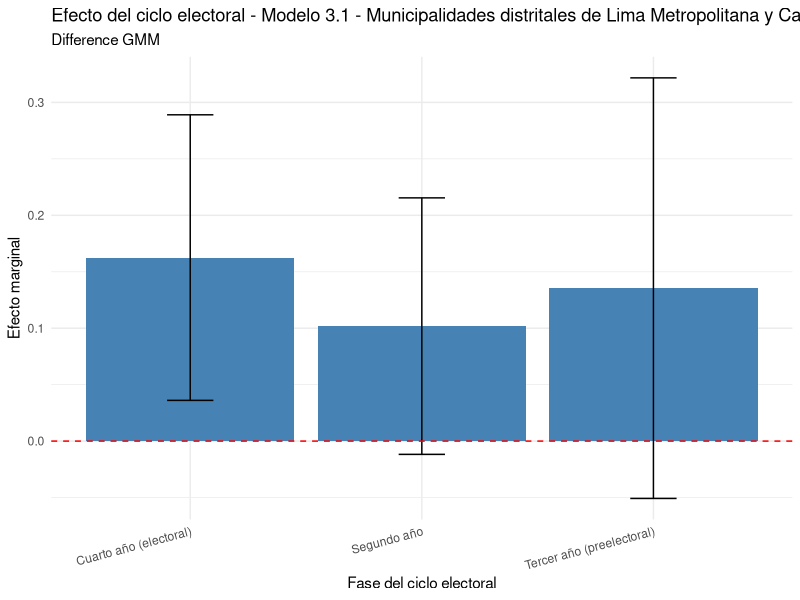
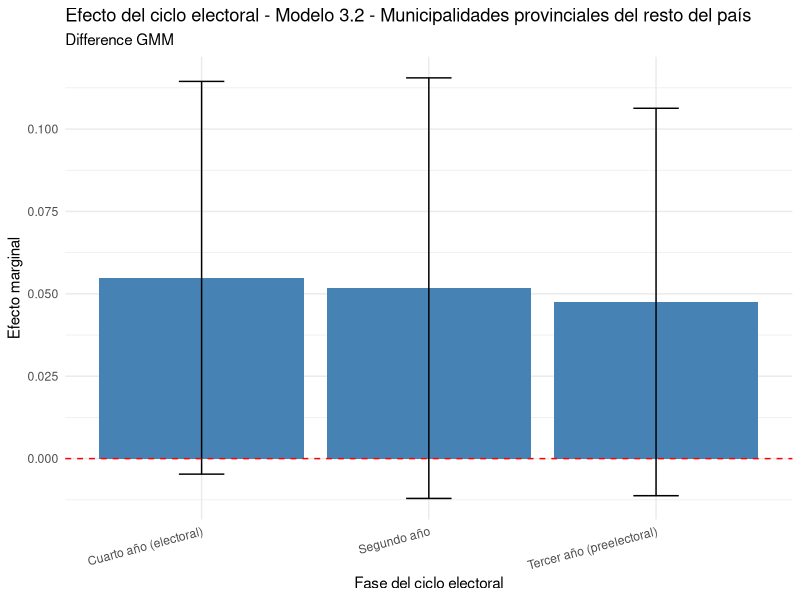
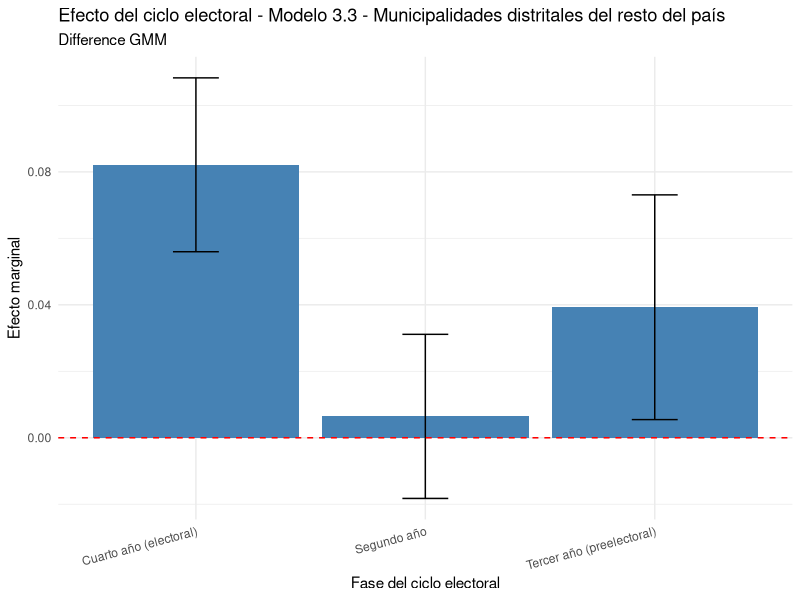

Source code (R) for these figures, in order:
# -----------------------------
# MODELO 3.1 - MUNICIPALIDADES LIMA-CALLAO
# MODELO 3.2 - MUNICIPALIDADES PROVINCIALES RESTO DEL PAÍS
# MODELO 3.3 - MUNICIPALIDADES PROVINCIALES RESTO DEL PAÍS
# -----------------------------
library(plm)
library(dplyr)
library(readxl)
library(ggplot2)

# Cargar datos
datos <- read_excel("Dataset_DISTRITAL.xlsx", sheet = "Hoja1")

# -----------------------------
# IDENTIFICAR TIPO DE MUNICIPALIDAD
# -----------------------------
datos <- datos %>%
  mutate(ES_PROVINCIAL = substr(UBIGEO, nchar(UBIGEO) - 1, nchar(UBIGEO)) == "01")

datos_lmc <- datos %>% filter(AREA_POLITICO_ADMINISTRATIVA == "1") %>% filter(!ES_PROVINCIAL)
datos_nolmc <- datos %>% filter(AREA_POLITICO_ADMINISTRATIVA == "0")

datos_provinciales <- datos_nolmc %>% filter(ES_PROVINCIAL)
datos_distritales   <- datos_nolmc %>% filter(!ES_PROVINCIAL)

cat("Municipalidades distritales de Lima y Callao:", n_distinct(datos_lmc$UBIGEO), "\n")
cat("Municipalidades provinciales resto del país:", n_distinct(datos_provinciales$UBIGEO), "\n")
cat("Municipalidades distritales resto del país:",   n_distinct(datos_distritales$UBIGEO), "\n")

# -----------------------------
# FUNCIÓN PARA ESTIMAR MODELO GMM POR TIPO
# -----------------------------
estimar_modelo_gmm <- function(datos_input, nombre_modelo, min_T = 4) {
  
  cat("\n==========================================\n")
  cat("ESTIMANDO:", nombre_modelo, "\n")
  cat("==========================================\n")
  
  # 1) Filtrado: unidades con suficiente T
  unidades_ok <- datos_input %>%
    group_by(UBIGEO) %>%
    summarise(T_obs = n_distinct(AÑO)) %>%
    filter(T_obs >= min_T) %>%
    pull(UBIGEO)
  
  datos_m <- datos_input %>%
    filter(UBIGEO %in% unidades_ok)
  
  cat("Unidades retenidas:", length(unique(datos_m$UBIGEO)), "con T >=", min_T, "\n")
  
  # 2) Construcción de variables
  datos_m <- datos_m %>%
    mutate(
      # Ciclo electoral
      CICLO_ELECTORAL_2 = ifelse(CICLO_ELECTORAL == 2, 1, 0),
      CICLO_ELECTORAL_3 = ifelse(CICLO_ELECTORAL == 3, 1, 0),
      CICLO_ELECTORAL_4 = ifelse(CICLO_ELECTORAL == 4, 1, 0),
      # Infraestructura
      INFRA_MAYOR = (coalesce(ESTADIOS,0) + coalesce(COMPLEJOS_DEPORTIVOS,0) + coalesce(COLISEOS_DEPORTIVOS,0)),
      INFRA_MENOR = (coalesce(LOSAS_MULTIDEPORTIVAS,0) + coalesce(LOSAS_FULBITO,0) +
                       coalesce(LOSAS_VOLEY,0) + coalesce(LOSAS_BASQUET,0) + coalesce(PARQUES_ZONALES,0)
                     + coalesce(PISCINAS,0) + coalesce(GIMNASIOS,0)),
      # Capacidad administrativa
      PROFESIONALES = 1000*(PROFESIONALES/exp(LOG_POB)),
      # Participación / gobernanza
      TRANSPARENCIA = coalesce(TRANSPARENCIA, 0),
      PARTICIPACION = (coalesce(PARTICIPA_PP, 0) + coalesce(JUNTA_DELEGADOS_ACTIVIDAD, 0)),  
      CAPACIDAD_PLAN = coalesce(PDMC, 0) + coalesce(PEI, 0),
      # Variables fiscales
      PROP_PIM_TRANSFERENCIAS_PP0101 = coalesce(PROP_PIM_TRANSFERENCIAS_PP0101, NA),
      PROP_PP0101_SOBRE_TOTAL_PIM = coalesce(PROP_PP0101_SOBRE_TOTAL_PIM, NA),
      NIVEL_EJECUCION_PP0101 = coalesce(NIVEL_EJECUCION_PP0101, NA),
      # Demografía
      POB_VARONES = coalesce(POB_VARONES, NA),
      POB_15_64 = coalesce(POB_15_64, NA),
      POB_URBANA = coalesce(POB_URBANA, NA),
      # Variable dependiente
      PROP_GASTO_DEPORTE = PROP_GASTO_INFRAESTRUCTURA_DEPORTIVA_Y_RECREATIVA_PP0101
    )
  
  # 3) Selección de variables
  vars_modelo <- c("UBIGEO", "AÑO",
                   "PROP_GASTO_DEPORTE",
                   "CICLO_ELECTORAL_2", "CICLO_ELECTORAL_3", "CICLO_ELECTORAL_4",
                   "NIVEL_EJECUCION_PP0101",
                   "PROP_PIM_TRANSFERENCIAS_PP0101",
                   "PROP_PP0101_SOBRE_TOTAL_PIM",
                   "POB_VARONES", "POB_15_64", "POB_URBANA",
                   "PROFESIONALES", "TRANSPARENCIA",
                   "INFRA_MAYOR", "INFRA_MENOR",
                   "PARTICIPACION", "CAPACIDAD_PLAN")
  
  datos_m <- datos_m %>%
    select(all_of(vars_modelo)) %>%
    filter(!is.na(PROP_GASTO_DEPORTE))
  
  # 4) Convertir a panel
  datos_panel <- datos_m %>%
    arrange(UBIGEO, AÑO) %>%
    pdata.frame(index = c("UBIGEO", "AÑO"))
  
  cat("Dimensiones panel:", dim(datos_panel), "\n")
  cat("Unidades (N):", length(unique(index(datos_panel, "UBIGEO"))), "\n")
  cat("T (promedio):", mean(table(index(datos_panel, "UBIGEO"))), "\n")
  
  # 5) Fórmula GMM
  formula_pgmm <- as.formula(
    paste0("PROP_GASTO_DEPORTE ~ lag(PROP_GASTO_DEPORTE, 1) + ",
           "CICLO_ELECTORAL_2 + CICLO_ELECTORAL_3 + CICLO_ELECTORAL_4 + ",
           "PROP_PIM_TRANSFERENCIAS_PP0101 + PROP_PP0101_SOBRE_TOTAL_PIM + ",
           "POB_VARONES + POB_15_64 + POB_URBANA + PROFESIONALES + TRANSPARENCIA + ",
           "NIVEL_EJECUCION_PP0101 + INFRA_MAYOR + INFRA_MENOR + PARTICIPACION + CAPACIDAD_PLAN | ",
           "lag(PROP_GASTO_DEPORTE, 2:3) + lag(PROP_PIM_TRANSFERENCIAS_PP0101, 2)")
  )
  
  # 6) Estimación
  modelo <- tryCatch({
    pgmm(
      formula = formula_pgmm,
      data = datos_panel,
      effect = "individual",
      model = "twosteps",
      transformation = "d",
      collapse = TRUE
    )
  }, error = function(e) {
    message("Error en estimación: ", e$message)
    return(NULL)
  })
  
  if (is.null(modelo)) {
    cat("No se pudo estimar el modelo para", nombre_modelo, "\n")
    return(NULL)
  }
  
  # 7) Resumen
  cat("\n--- RESULTADOS:", nombre_modelo, "---\n")
  s <- summary(modelo)
  print(s)
  
  if (!is.null(s$test)) {
    cat("\nPruebas de diagnóstico:\n")
    print(s$test)
  }
  
  return(list(modelo = modelo, datos_panel = datos_panel, nombre = nombre_modelo))
}

# -----------------------------
# ESTIMAR AMBOS MODELOS
# -----------------------------
modelo_3_1 <- estimar_modelo_gmm(datos_lmc, "Modelo 3.1 - Municipalidades distritales de Lima Metropolitana y Callao")
modelo_3_2 <- estimar_modelo_gmm(datos_provinciales, "Modelo 3.2 - Municipalidades provinciales del resto del país")
modelo_3_3 <- estimar_modelo_gmm(datos_distritales, "Modelo 3.3 - Municipalidades distritales del resto del país")

# -----------------------------
# FUNCIÓN PARA GRAFICAR RESULTADOS
# -----------------------------
graficar_ciclo_electoral <- function(resultado_modelo) {
  
  if (is.null(resultado_modelo)) {
    message("Modelo no disponible para graficar")
    return(NULL)
  }
  
  modelo <- resultado_modelo$modelo
  nombre <- resultado_modelo$nombre
  
  coef_tab <- tryCatch(coef(summary(modelo)), error = function(e) NULL)
  vars_ciclo <- c("CICLO_ELECTORAL_2", "CICLO_ELECTORAL_3", "CICLO_ELECTORAL_4")
  
  if (!is.null(coef_tab) && all(vars_ciclo %in% rownames(coef_tab))) {
    df_plot <- data.frame(
      Ciclo = c("Segundo año",
                "Tercer año (preelectoral)",
                "Cuarto año (electoral)"),
      Estimate = coef_tab[vars_ciclo, "Estimate"],
      SE = coef_tab[vars_ciclo, "Std. Error"]
    )
    
    cat("\n--- Coeficientes del ciclo electoral:", nombre, "---\n")
    print(
      data.frame(
        Variable = vars_ciclo,
        Estimate = round(df_plot$Estimate, 4),
        Std_Error = round(df_plot$SE, 4),
        Significancia = ifelse(abs(df_plot$Estimate / df_plot$SE) > 1.96, "Sí (p<0.05)", "No")
      )
    )
    
    p <- ggplot(df_plot, aes(x = Ciclo, y = Estimate)) +
      geom_bar(stat = "identity", fill = "steelblue") +
      geom_errorbar(
        aes(ymin = Estimate - 1.96 * SE,
            ymax = Estimate + 1.96 * SE),
        width = 0.2
      ) +
      geom_hline(yintercept = 0, linetype = "dashed", color = "red") +
      theme_minimal() +
      labs(
        title = paste("Efecto del ciclo electoral -", nombre),
        subtitle = "Difference GMM",
        y = "Efecto marginal",
        x = "Fase del ciclo electoral"
      ) +
      theme(axis.text.x = element_text(angle = 15, hjust = 1))
    
    print(p)
    return(df_plot)
  } else {
    message("No se encontraron coeficientes del ciclo electoral")
    return(NULL)
  }
}

# -----------------------------
# GENERAR GRÁFICOS
# -----------------------------
if (!is.null(modelo_3_1)) {
  coef_2_1 <- graficar_ciclo_electoral(modelo_3_1)
}

if (!is.null(modelo_3_2)) {
  coef_2_1 <- graficar_ciclo_electoral(modelo_3_2)
}

if (!is.null(modelo_3_3)) {
  coef_2_2 <- graficar_ciclo_electoral(modelo_3_3)
}

# -----------------------------
# COMPARACIÓN ENTRE MODELOS
# -----------------------------
if (!is.null(modelo_3_1) && 
    !is.null(modelo_3_2) && 
    !is.null(modelo_3_3)) {
  cat("\n==========================================\n")
  cat("COMPARACIÓN DE RESULTADOS\n")
  cat("==========================================\n")
  
  cat("\nNúmero de observaciones:\n")
  cat("Distritales de Lima y Callao:", nrow(modelo_3_1$datos_panel), "\n")
  cat("Provinciales del resto del país:", nrow(modelo_3_2$datos_panel), "\n")
  cat("Distritales del resto del país:", nrow(modelo_3_3$datos_panel), "\n")
  
  cat("\nNúmero de municipalidades:\n")
  cat("Distritales de Lima y Callao:", length(unique(index(modelo_3_1$datos_panel, "UBIGEO"))), "\n")
  cat("Provinciales del resto del país:", length(unique(index(modelo_3_2$datos_panel, "UBIGEO"))), "\n")
  cat("Distritales del resto del país:", length(unique(index(modelo_3_3$datos_panel, "UBIGEO"))), "\n")
}
